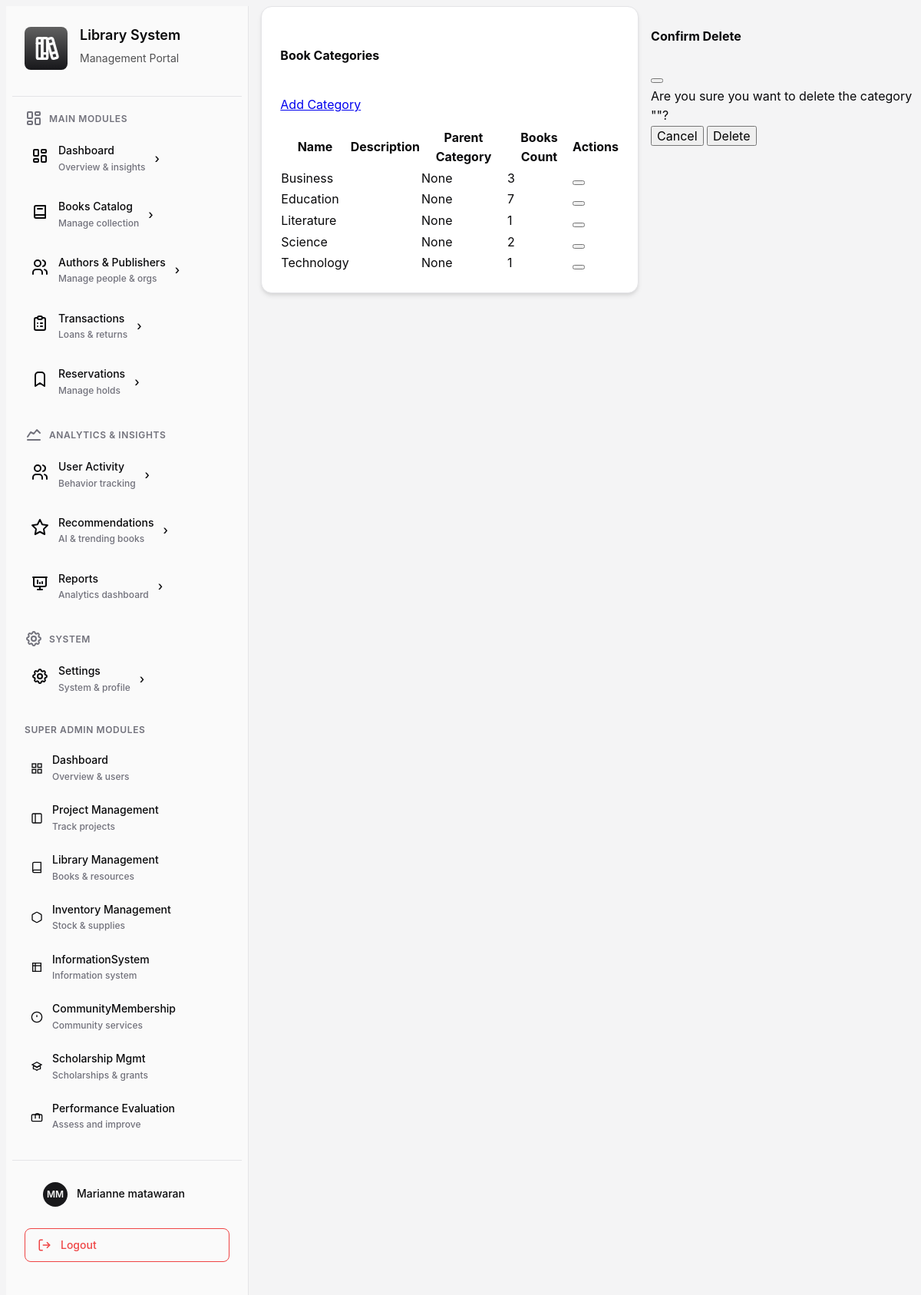
The page /librarymanagement/categories/ (signed in) on the database its author committed.
### core/models.py (models this page shows, shortened)
class CustomUser(AbstractUser):
    id = models.UUIDField(primary_key=True, default=uuid.uuid4, editable=False)
    _first_name = models.CharField(max_length=255, blank=True, db_column='first_name')
    _middle_name = models.CharField(max_length=255, blank=True, db_column='middle_name')
    _last_name = models.CharField(max_length=255, blank=True, db_column='last_name')
    is_email_verified = models.BooleanField(default=False)
    bio = models.TextField(blank=True)
    _phone_number = models.CharField(max_length=255, blank=True, db_column='phone_number')
    avatar = models.ImageField(upload_to='avatars/', null=True, blank=True)
    avatar_url = models.URLField(max_length=500, blank=True, null=True)
    @property
    def first_name(self):
        return decrypt(self._first_name) if self._first_name else ''
    @first_name.setter
    def first_name(self, value):
        self._first_name = encrypt(value) if value else ''
    @property
    def middle_name(self):
        return decrypt(self._middle_name) if self._middle_name else ''
    @middle_name.setter
    def middle_name(self, value):
        self._middle_name = encrypt(value) if value else ''
    @property
    def last_name(self):
        return decrypt(self._last_name) if self._last_name else ''
    @last_name.setter
    def last_name(self, value):
        self._last_name = encrypt(value) if value else ''
    @property
    def phone_number(self):
        return decrypt(self._phone_number) if self._phone_number else ''
    @phone_number.setter
    def phone_number(self, value):
        self._phone_number = encrypt(value) if value else ''

### librarymanagement/models.py (models this page shows, shortened)
class Category(models.Model):
    id = models.UUIDField(primary_key=True, default=uuid.uuid4, editable=False)
    name = models.CharField(max_length=100, unique=True)
    description = models.TextField(blank=True)
    parent_category = models.ForeignKey(
        "self",
        on_delete=models.SET_NULL,
        null=True,
        blank=True,
        related_name="subcategories",
    )
    created_at = models.DateTimeField(auto_now_add=True)
    class Meta:
        verbose_name_plural = "Categories"
        ordering = ["name"]

### librarymanagement/views.py (the view)
# urls.py: path("categories/", views.categories_list, name="categories_list"),
@login_required(login_url="/librarymanagement/login")
@require_system_role(["admin", "superadmin"])
def categories_list(request):
    categories = Category.objects.all().prefetch_related("subcategories")
    return render(
        request,
        "librarymanagement/pages/categories_list.html",
        {"categories": categories},
    )

### core/utils/encryption.py (called while the page is built)
def decrypt(value: str) -> str:
    if not value:
        return ""
    try:
        return fernet.decrypt(value.encode()).decode()
    except InvalidToken:
        return value

### librarymanagement/templates/librarymanagement/pages/categories_list.html (shortened to what this page needs)
{% extends "base.html" %}
{% load static %}
{% block content %}
  <div class="container-fluid py-4">
    <div class="row">
      <div class="col-12">
        <div class="card">
          <div class="card-header d-flex justify-content-between align-items-center">
            <h5 class="mb-0">Book Categories</h5>
            <a href="{% url 'librarymanagement:add_category' %}"
               class="btn btn-primary btn-sm">
              Add Category
            </a>
          </div>
          <div class="card-body">
            <div class="table-responsive">
              <table class="table table-striped">
                <thead>
                  <tr>
                    <th>Name</th>
                    <th>Description</th>
                    <th>Parent Category</th>
                    <th>Books Count</th>
                    <th>Actions</th>
                  </tr>
                </thead>
                <tbody>
                  {% for category in categories %}
                    <tr>
                      <td>{{ category.name }}</td>
                      <td>{{ category.description|truncatewords:10 }}</td>
                      <td>
                        {% if category.parent_category %}
                          {{ category.parent_category.name }}
                        {% else %}
                          <span class="text-muted">None</span>
                        {% endif %}
                      </td>
                      <td>{{ category.books.count }}</td>
                      <td>
                        <button type="button"
                                class="btn btn-sm btn-danger delete-category"
                                data-category-id="{{ category.id }}"
                                data-category-name="{{ category.name }}"
                                title="Delete">
                        </button>
                      </td>
                    </tr>
                  {% empty %}
                    <tr>
                      <td colspan="5" class="text-center text-muted py-4">No categories found. Create your first category!</td>
                    </tr>
                  {% endfor %}
                </tbody>
              </table>
            </div>
          </div>
        </div>
      </div>
    </div>
  </div>
  <div class="modal fade"
       id="deleteCategoryModal"
       tabindex="-1"
       aria-hidden="true">
    <div class="modal-dialog">
      <div class="modal-content">
        <div class="modal-header">
          <h5 class="modal-title">Confirm Delete</h5>
          <button type="button"
                  class="btn-close"
                  data-bs-dismiss="modal"
                  aria-label="Close"></button>
        </div>
        <div class="modal-body">
          Are you sure you want to delete the category ""?
        </div>
        <div class="modal-footer">
          <button type="button" class="btn btn-secondary" data-bs-dismiss="modal">Cancel</button>
          <button type="button" class="btn btn-danger" id="confirmDeleteCategory">Delete</button>
        </div>
      </div>
    </div>
  </div>
{% endblock content %}

### templates/partials/sidebar_footer_actions.html (shortened to what this page needs)
<div class="sidebar-footer">
  <div class="user-info">
    <div class="user-avatar">
      {% if user.avatar %}
      <img src="{{ user.avatar.url }}" alt="User Avatar" />
      {% elif user.avatar_url %}
      <img src="{{ user.avatar_url }}" alt="User Avatar" />
      {% else %}
      <div class="avatar-placeholder">
        {% if user.first_name and user.last_name %}
          {{ user.first_name|slice:":1" }}{{ user.last_name|slice:":1" }}
        {% elif user.first_name %}
          {{ user.first_name|slice:":2" }}
        {% else %}
          {{ user.username|slice:":2"|upper }}
        {% endif %}
      </div>
      {% endif %}
    </div>
    <div class="user-name">
      {% if user.first_name or user.last_name %}
        {{ user.first_name }} {{ user.last_name }}
      {% else %}
        {{ user.username }}
      {% endif %}
    </div>
  </div>
  <form method="post" action="{% if current_system and current_system != 'core' %}{% url 'core:core_system_logout' current_system %}{% else %}{% url 'core:core_logout' %}{% endif %}" class="logout-form">
    <button type="submit" class="logout-btn">
      <svg
        width="18"
        height="18"
        viewBox="0 0 24 24"
        fill="none"
        stroke="currentColor"
        stroke-width="2"
      >
        <path d="M9 21H5a2 2 0 0 1-2-2V5a2 2 0 0 1 2-2h4"></path>
        <polyline points="16 17 21 12 16 7"></polyline>
        <line x1="21" y1="12" x2="9" y2="12"></line>
      </svg>
      Logout
    </button>
  </form>
</div>

### static/librarymanagement/css/global.css (style rules this page uses)
:root { --radius: 0.625rem; --background: oklch(1 0 0); --foreground: oklch(0.141 0.005 285.823); --card: oklch(1 0 0); --card-foreground: oklch(0.141 0.005 285.823); --popover: oklch(1 0 0); --popover-foreground: oklch(0.141 0.005 285.823); --primary: oklch(0.21 0.006 285.885); --primary-foreground: oklch(0.985 0 0); --secondary: oklch(0.967 0.001 286.375); --secondary-foreground: oklch(0.21 0.006 285.885); --muted: oklch(0.967 0.001 286.375); --muted-foreground: oklch(0.552 0.016 285.938); --accent: oklch(0.985 0 0); --accent-foreground: oklch(0.21 0.006 285.885); --destructive: oklch(0.577 0.245 27.325); --border: oklch(0.92 0.004 286.32); --input: oklch(0.92 0.004 286.32); --ring: oklch(0.705 0.015 286.067); --chart-1: oklch(0.646 0.222 41.116); --chart-2: oklch(0.6 0.118 184.704); --chart-3: oklch(0.398 0.07 227.392); --chart-4: oklch(0.828 0.189 84.429); --chart-5: oklch(0.769 0.188 70.08); --sidebar: oklch(0.985 0 0); --sidebar-foreground: oklch(0.141 0.005 285.823); --sidebar-primary: oklch(0.21 0.006 285.885); --sidebar-primary-foreground: oklch(0.985 0 0); --sidebar-accent: oklch(0.967 0.001 286.375); --sidebar-accent-foreground: oklch(0.21 0.006 285.885); --sidebar-border: oklch(0.92 0.004 286.32); --sidebar-ring: oklch(0.705 0.015 286.067); --success: oklch(0.8 0.2179 141.2); --success-foreground: oklch(0.16 0.0017 17.34); --warning: oklch(0.82 0.1503 73.23); --warning-foreground: oklch(0.141 0.005 285); --color-background: var(--background); --color-foreground: var(--foreground); --color-primary: var(--primary); --color-primary-foreground: var(--primary-foreground); --color-secondary: var(--secondary); --color-secondary-foreground: var(--secondary-foreground); --color-muted: var(--muted); --color-muted-foreground: var(--muted-foreground); --color-accent: var(--accent); --color-accent-foreground: var(--accent-foreground); --color-border: var(--border); --color-input: var(--input); --color-ring: var(--ring); --radius-sm: calc(var(--radius) - 4px); --radius-md: calc(var(--radius) - 2px); --radius-lg: var(--radius); --radius-xl: calc(var(--radius) + 4px); --radius-2xl: calc(var(--radius) + 8px); --radius-3xl: calc(var(--radius) + 12px); --radius-4xl: calc(var(--radius) + 16px); --text-xs: 0.75rem; --text-sm: 0.875rem; --text-base: 1rem; --text-lg: 1.125rem; --text-xl: 1.25rem; --text-2xl: 1.5rem; --text-3xl: 1.875rem; --text-4xl: 2.25rem; --text-5xl: 3rem; --text-6xl: 3.75rem; --text-7xl: 4.5rem; --text-8xl: 6rem; --text-9xl: 8rem; --font-thin: 100; --font-extralight: 200; --font-light: 300; --font-normal: 400; --font-medium: 500; --font-semibold: 600; --font-bold: 700; --font-extrabold: 800; --font-black: 900; --spacing-xs: 0.5rem; --spacing-sm: 0.75rem; --spacing-md: 1rem; --spacing-lg: 1.5rem; --spacing-xl: 2rem; --shadow-sm: 0 1px 2px 0 rgba(0, 0, 0, 0.05); --shadow-md: 0 4px 6px -1px rgba(0, 0, 0, 0.1), 0 2px 4px -1px rgba(0, 0, 0, 0.06); --shadow-lg: 0 10px 15px -3px rgba(0, 0, 0, 0.1), 0 4px 6px -2px rgba(0, 0, 0, 0.05); --shadow-xl: 0 20px 25px -5px rgba(0, 0, 0, 0.1), 0 10px 10px -5px rgba(0, 0, 0, 0.04); }
body { font-family: -apple-system, BlinkMacSystemFont, "Segoe UI", Roboto, "Helvetica Neue", Arial, sans-serif; font-size: var(--text-base); line-height: 1.6; color: var(--color-foreground); background-color: var(--color-background); -webkit-font-smoothing: antialiased; -moz-osx-font-smoothing: grayscale; }
.inset-body { display: flex; gap: var(--spacing-md); max-height: 100vh; overflow: hidden; background: var(--secondary); }
* { font-family: inherit; font-size: var(--text-base); }

### static/librarymanagement/css/components/ui/card.css (style rules this page uses)
.card { background-color: var(--card); color: var(--card-foreground); border: 1px solid var(--border); border-radius: var(--radius-xl); box-shadow: var(--shadow-md); display: flex; flex-direction: column; gap: var(--spacing-md); overflow: hidden; padding: var(--spacing-lg); }
.card-header { display: flex; flex-direction: column; gap: var(--spacing-sm); }

### static/librarymanagement/css/components/ui/table.css (style rules this page uses)
.table { width: 100%; caption-side: bottom; font-size: var(--text-sm); border-collapse: collapse; }

### rows shown on the page
CustomUser: first_name "M", last_name "M", first_name "Marianne", last_name "matawaran"
Category: name "Business", shows "None", books.count "3"
Category: name "Education", shows "None", books.count "7"
Category: name "Literature", shows "None", books.count "1"
Category: name "Science", shows "None", books.count "2"
Category: name "Technology", shows "None", books.count "1"
